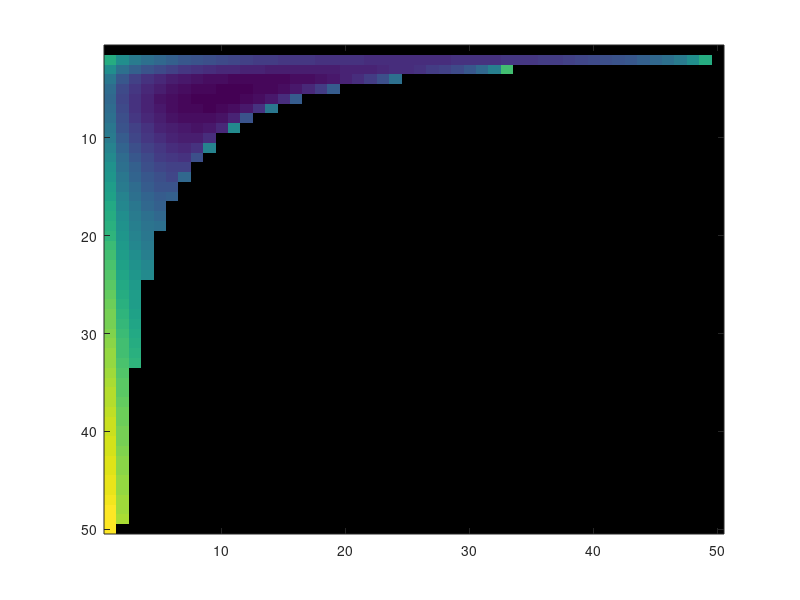

Here is the MATLAB script that generated this plot: (Note: this script raises an error after producing the figure.)
%%In this version we select individual segments as moving segments the number is not 2m but just m
%%which does not pertain to a pair moving at the same time, this was not accounted for in the first
%%version.
clear all
close all
clc

    R = (23/2)/100; %Radius of segment in m
    t = 0.375/100; %Thickness of segment in m
    L = 20/100; %Length of segment in m
    nu = 1.4; %Poisson ratio 
    j = 0; %Used for iterating through pairs of moving segments
    w = 1; %Number of waves
    
    min_segments = 4; %Minimum number of segments
    max_segments = 150; %Maximum number of segments
    
    %Iterating number of segments from min to max
    for n = min_segments:max_segments
        min_COT = inf; %Selecting a minimum COT for each iteration
        for w = 1:floor(n/2) %Maximum number of waves possible is n/2 waves
            for b = 0:floor(n/2) %Maximum number of bridged segments possible is half the number of segments
                m = 1;
                %While loop to iterate thorough all possible combinations in integers given
                %constraints are met with, while loop includes the 2 possible constraints set up for
                %this equation
                
                %fmincon was used at first but would not meet all constraints and would not give
                %only integer values due to which this optimization was created
                while ((n-w*(m+b)>0) && (2*m+2*b-(n))<=0)
                    %Calculating COT based on Math_ver9.
                    %COT = (1/nu)*(((n*pi*R^3)/((100)*((n-w*(m+b))*2*L*t^2)))+(((m+b)^4*(L/R)^3)/8))*(n/(w*(m/2)*((m/2)+b)));    
                    COT = (1/nu)*(((n*pi*R^3)/((n-w*(m+b))*2*L*t^2))+(((m+b)^4*(L/R)^3)/8))*(n/(w*(m/2)*((m/2)+b)));                    
                    %If a minimum COT is measured note the w,m,b parameters for that segment number
                    if(COT<min_COT)
                        min_COT = COT;
                        wopt(n) = w;
                        if mod(m,2)~= 0
                            mopt(n) = m-1;
                            bopt(n) = 1;
                        else
                            mopt(n) = m;
                            bopt(n) = b;
                        end
                        COTopt(n) = (1/nu)*((2*pi*n^2*R^3)/((n-wopt(n)*(mopt(n)+bopt(n)))*wopt(n)*mopt(n)*(mopt(n)+2*bopt(n))*(L*t^2))+((n*(mopt(n)+bopt(n))^4*L^3)/(2*wopt(n)*mopt(n)*(mopt(n)+2*bopt(n))*R^3)));
                        %COTopt(n) = (1/nu)*(((n*pi*R^3)/((100)*((n-wopt(n)*(mopt(n)+bopt(n)))*2*L*t^2)))+(((mopt(n)+bopt(n))^4*(L/R)^3)/8))*(n/(wopt(n)*(mopt(n)/2)*((mopt(n)/2)+bopt(n))));
                    end
                    m=m+1;
                end
            end
        end
    end
    
    for n = min_segments:max_segments
        max_vel = 0; %Selecting a maximum velocity for each iteration
        for w = 1:floor(n/2) %Maximum number of waves possible is n/2 waves
            for b = 0:floor(n/2) %Maximum number of bridged segments possible is half the number of segments
                m = 1;
                %While loop to iterate thorough all possible combinations in integers given
                %constraints are met with, while loop includes the 2 possible constraints set up for
                %this equation

                %fmincon was used at first but would not meet all constraints and would not give
                %only integer values due to which this optimization was created
                while ((n-w*(m+b)>0) && (2*m+2*b-(n))<=0)
                    %Calculating ideal velocity based on Math_ver9.
                    opt_vel = w*m*(m+b)/n;

                    %If a ideal velocity is measured note the w,m,b parameters for that segment number
                    if(opt_vel>max_vel)
                        max_vel = opt_vel;
                        vel_wopt(n) = w;
                        if mod(m,2)~= 0
                            vel_mopt(n) = m-1;
                            vel_bopt(n) = 1;
                        else
                            vel_mopt(n) = m;
                            vel_bopt(n) = b;
                        end
                        vel_opt(n) = vel_wopt(n)*vel_mopt(n)*(vel_mopt(n)+vel_bopt(n))/n;
                    end
                    m=m+1;
                end
            end
        end
    end
    
    %Calculate percentage of anchoring segments and ratio of moving to anchoring segments based on optimized velocity
    for i = min_segments:max_segments
        vel_ratio(i) = (vel_wopt(i)*(vel_mopt(i)+vel_bopt(i)))/(i-(vel_wopt(i)*(vel_mopt(i)+vel_bopt(i))));
    end    
        
   %Calculate percentage of anchoring segments and ratio of moving to anchoring segments based on optimized COT
    for i = min_segments:max_segments
        ratio(i) = (wopt(i)*(mopt(i)+bopt(i)))/(i-(wopt(i)*(mopt(i)+bopt(i))));
    end
    
    %Record all COT
    [w_max,m_max,b_max] = size(COT);
    
    %If COT is measured as 0 convert it to NaN
    COT(COT == 0) = NaN;

    for i = min_segments:max_segments
        bending_power_factor(i) = (1/nu)*(i*(mopt(i)+bopt(i))^4*(L/R)^3)/(8*wopt(i)*(mopt(i)/2)*((mopt(i)/2)+bopt(i)));
        compression_power_factor(i) = (1/nu)*(pi*i^2*R^3)/(2*wopt(i)*(mopt(i)/2)*((mopt(i)/2)+bopt(i))*(i-(wopt(i)*(mopt(i)+bopt(i))))*(L*t^2));
        max_velocity(i) = wopt(i)*(mopt(i)/2)*((mopt(i)/2)+bopt(i))/(i*L);
    end
    
    %%
    %Store all w,m,b values for a particular number of segments for both compression and bending factor
    segment_num = 100;
    
    for w = 1:floor(segment_num/2)
        m = 1;
        b = 0;
        move = 1;
        while ((segment_num-w*(m+b)>0) && (2*m+2*b-(segment_num))<=0)
            COT_segment(move,1,w) = (1/nu)*(((segment_num*pi*R^3)/((segment_num-w*(m+b))*2*L*t^2))+(((m+b)^4*(L/R)^3)/8))*(segment_num/(w*(m/2)*((m/2)+b)));
            speed_100seg(move,1,w) = (w*(m/2)*((m/2)+b))/segment_num;           
            move = move+1;
            if mod(move,2) == 0
                m = move;
                b = 0;
            else
                m = move-1;
                b = 1;
            end            
        end
    end
    
    COT_segment(1,:,:) = NaN;
    COT_segment(COT_segment == 0) = NaN;
    speed_100seg(speed_100seg == 0) = NaN;
    speed_100seg(1,:,:) = NaN;
    
    %Number of moving pairs, number of bridged segments, number of waves
    [num_rows,num_cols,num_layers] = size(COT_segment);
    
    for i = 1:num_layers
        m_w0(:,i) = COT_segment(:,1,i); % middle number for number of bridge segments, 1 will give 0 bridges, 2 will give 1 bridge
        v_100(:,i) = speed_100seg(:,1,i);
    end
    
    m_w0 = log(m_w0);
        
    figure
    imagesc(m_w0);
    colormap([1 1 1; parula(256)])
    caxis([floor(min(min(m_w0))) ceil(max(max(m_w0)))])
    colorbar
    
    figure
    imagesc(v_100);
    colormap([1 1 1; parula(256)])
    caxis([-1 ceil(max(max(v_100)))])
    colorbar
%% Plots     

    figure
    plot(min_segments:max_segments,COTopt(min_segments:max_segments));
    xlabel('Number of segments');
    ylabel('COT');
    
    figure
    plot(min_segments:max_segments,ratio(min_segments:max_segments));
    xlabel('Number of segments');
    ylabel('Percentage of anchoring segments');
    
    figure
    plot(min_segments:max_segments,vel_opt(min_segments:max_segments));
    xlabel('Number of segments');
    ylabel('Optimal velocity');
    
    figure
    plot(min_segments:max_segments,vel_ratio(min_segments:max_segments));
    xlabel('Number of segments');
    ylabel('Percentage of anchoring segments for optimal velocity');
    
    figure
    subplot(3,1,1)
    plot(min_segments:max_segments,vel_wopt(min_segments:max_segments));
    xlabel('Number of segments');
    ylabel('Optimized number of waves for velocity');
    subplot(3,1,2)
    plot(min_segments:max_segments,vel_mopt(min_segments:max_segments)+vel_bopt(min_segments:max_segments));
    xlabel('Number of segments');
    ylabel('Optimized number of moving pairs for velocity');    
    subplot(3,1,3)
    plot(min_segments:max_segments,bopt(min_segments:max_segments));
    xlabel('Number of segments');
    ylabel('Optimized number of bridged segments');    
    
    figure
    subplot(3,1,1)
    plot(min_segments:max_segments,wopt(min_segments:max_segments));
    xlabel('Number of segments');
    ylabel('Optimized number of waves');
    subplot(3,1,2)
    plot(min_segments:max_segments,mopt(min_segments:max_segments)+bopt(min_segments:max_segments));
    xlabel('Number of segments');
    ylabel('Optimized number of moving pairs');    
    subplot(3,1,3)
    plot(min_segments:max_segments,bopt(min_segments:max_segments));
    xlabel('Number of segments');
    ylabel('Optimized number of bridged segments');
    
    figure
    plot(min_segments:max_segments,bending_power_factor(min_segments:max_segments),min_segments:max_segments,compression_power_factor(min_segments:max_segments),min_segments:max_segments,COTopt(min_segments:max_segments));
    xlabel('Number of segments');
    ylabel('Power factor');
    legend('Bending power factor','Compression power factor');
    
    figure
    plot(min_segments:max_segments,max_velocity(min_segments:max_segments));
    xlabel('Number of segments');
    ylabel('Maximum velocity');